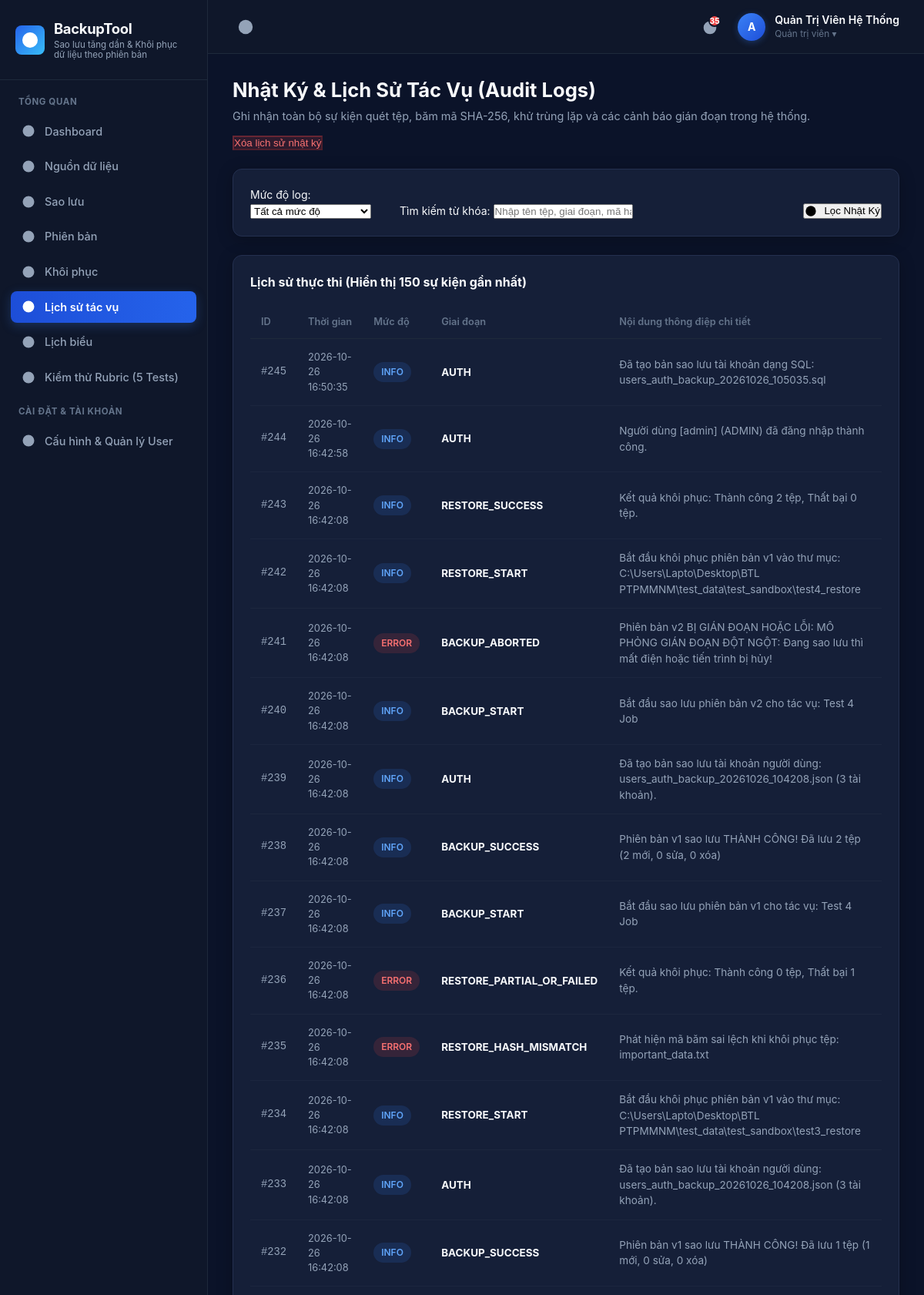
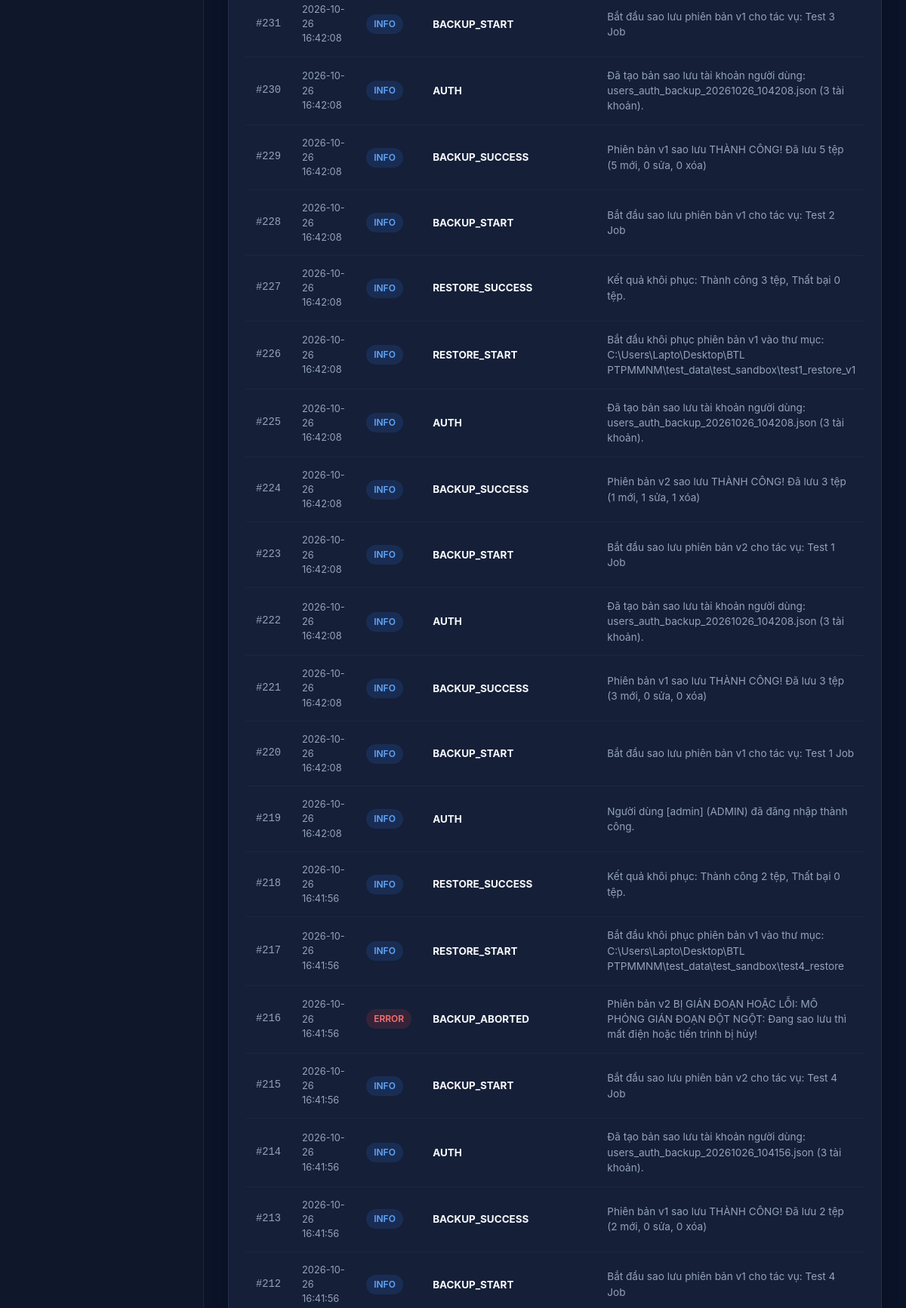
Page /logs.php (signed in, upper part) on the committed database (2 pictures, top to bottom).
### tables this page shows
CREATE TABLE IF NOT EXISTS `users` (
    `id` INT AUTO_INCREMENT PRIMARY KEY,
    `username` VARCHAR(50) NOT NULL UNIQUE,
    `email` VARCHAR(150) NOT NULL UNIQUE,
    `password_hash` VARCHAR(255) NOT NULL,
    `full_name` VARCHAR(100) NOT NULL,
    `role` ENUM('ADMIN', 'OPERATOR', 'VIEWER') DEFAULT 'OPERATOR',
    `avatar` VARCHAR(255) NULL,
    `created_at` DATETIME DEFAULT CURRENT_TIMESTAMP,
    `last_login` DATETIME NULL,
    `status` ENUM('ACTIVE', 'SUSPENDED') DEFAULT 'ACTIVE',
    INDEX `idx_users_username` (`username`),
    INDEX `idx_users_email` (`email`)
);

CREATE TABLE IF NOT EXISTS `run_logs` (
    `id` INT AUTO_INCREMENT PRIMARY KEY,
    `job_id` INT NULL,
    `version_id` INT NULL,
    `log_level` ENUM('INFO', 'WARNING', 'ERROR') DEFAULT 'INFO',
    `stage` VARCHAR(50) NOT NULL,
    `message` TEXT NOT NULL,
    `file_target` VARCHAR(500) NULL,
    `created_at` DATETIME DEFAULT CURRENT_TIMESTAMP,
    INDEX `idx_logs_version` (`version_id`),
    INDEX `idx_logs_level` (`log_level`)
);

### core/Auth.php (called while the page is built, shortened)
<?php
class Auth {
    public static function user(): ?array {
        try {
            $pdo = Database::getConnection();
            $stmt = $pdo->prepare('SELECT id, username, email, full_name, role, avatar, created_at, last_login, status FROM users WHERE id = ? AND status = "ACTIVE" LIMIT 1');
            $stmt->execute([$_SESSION['auth_user_id']]);
            $user = $stmt->fetch();
            if ($user) {
                return $user;
            }
        } catch (Exception $e) {
        }
        return null;
    }
    public static function isAdmin(): bool {
        $user = self::user();
        return $user !== null && ($user['role'] ?? '') === 'ADMIN';
    }
}

### logs.php (the view, shortened to what this page needs)
<?php
require_once __DIR__ . '/core/Icons.php';
require_once __DIR__ . '/core/Auth.php';
$pdo = Database::getConnection();
$levelFilter = $_GET['level'] ?? 'ALL';
$searchQuery = trim($_GET['q'] ?? '');
$sql = "SELECT l.*, j.name as job_name FROM `run_logs` l LEFT JOIN `backup_jobs` j ON l.job_id = j.id WHERE 1=1";
$params = [];
$sql .= " ORDER BY l.id DESC LIMIT 150";
$stmt = $pdo->prepare($sql);
$stmt->execute($params);
$logs = $stmt->fetchAll();
require_once __DIR__ . '/views/header.php';
?>
<div style="margin-bottom: 24px; display: flex; align-items: center; justify-content: space-between; flex-wrap: wrap; gap: 12px;">
    <div>
        <h1 style="font-size: 1.6rem; font-weight: 700; color: var(--text-main);">
            Nhật Ký & Lịch Sử Tác Vụ (Audit Logs)
        </h1>
        <p style="color: var(--text-muted); font-size: 0.9rem; margin-top: 4px;">
            Ghi nhận toàn bộ sự kiện quét tệp, băm mã SHA-256, khử trùng lặp và các cảnh báo gián đoạn trong hệ thống.
        </p>
    </div>
    <div style="display: flex; gap: 8px;">
        <?php if (Auth::isAdmin()): ?>
        <form action="logs.php" method="POST" onsubmit="return confirm('Bạn có chắc chắn muốn xóa toàn bộ lịch sử nhật ký?');">
            <button type="submit" class="btn btn-secondary btn-sm" style="background-color: rgba(239, 68, 68, 0.15); color: #f87171; border-color: rgba(239, 68, 68, 0.3);">
                Xóa lịch sử nhật ký
            </button>
        </form>
        <?php endif; ?>
    </div>
</div>
<div class="dashboard-card" style="margin-bottom: 24px;">
    <form action="logs.php" method="GET" style="display: flex; gap: 14px; align-items: flex-end; flex-wrap: wrap;">
        <div style="width: 180px;">
            <label class="form-label" for="level">Mức độ log:</label>
            <select class="form-control" id="level" name="level" onchange="this.form.submit();">
                <option value="ALL" <?= ($levelFilter === 'ALL') ? 'selected' : '' ?>>Tất cả mức độ</option>
            </select>
        </div>
        <div style="flex: 1; min-width: 240px;">
            <label class="form-label" for="q">Tìm kiếm từ khóa:</label>
            <input type="text" class="form-control" id="q" name="q" placeholder="Nhập tên tệp, giai đoạn, mã hash..." value="<?= htmlspecialchars($searchQuery) ?>">
        </div>
        <div>
            <button type="submit" class="btn btn-primary">
                <?= Icons::get('eye') ?>
                <span>Lọc Nhật Ký</span>
            </button>
        </div>
    </form>
</div>
<div class="dashboard-card">
    <div class="card-title-group">
        <div class="card-heading">
            Lịch sử thực thi (Hiển thị <?= count($logs) ?> sự kiện gần nhất)
        </div>
    </div>
    <div class="table-responsive">
        <table class="custom-table">
            <thead>
                <tr>
                    <th style="width: 60px;">ID</th>
                    <th style="width: 160px;">Thời gian</th>
                    <th style="width: 90px;">Mức độ</th>
                    <th style="width: 150px;">Giai đoạn</th>
                    <th>Nội dung thông điệp chi tiết</th>
                </tr>
            </thead>
            <tbody>
                <?php if (empty($logs)): ?>
                    <tr><td colspan="6" style="text-align: center; padding: 28px; color: var(--text-dim);">Không có bản ghi nhật ký nào phù hợp với bộ lọc.</td></tr>
                <?php else: ?>
                    <?php foreach ($logs as $log): ?>
                    <tr>
                        <td class="table-id">#<?= $log['id'] ?></td>
                        <td style="font-size: 0.8rem;"><?= htmlspecialchars($log['created_at']) ?></td>
                        <td>
                            <?php if ($log['log_level'] === 'INFO'): ?>
                                <span class="pill-badge" style="background: rgba(59, 130, 246, 0.15); color: #60a5fa;">INFO</span>
                            <?php elseif ($log['log_level'] === 'WARNING'): ?>
                                <span class="pill-badge warning">WARN</span>
                            <?php else: ?>
                                <span class="pill-badge danger">ERROR</span>
                            <?php endif; ?>
                        </td>
                        <td><strong style="color: var(--text-main); font-size: 0.84rem;"><?= htmlspecialchars($log['stage']) ?></strong></td>
                        <td style="font-size: 0.85rem; color: var(--text-muted);"><?= htmlspecialchars($log['message']) ?></td>
                    </tr>
                    <?php endforeach; ?>
                <?php endif; ?>
            </tbody>
        </table>
    </div>
</div>
<?php require_once __DIR__ . '/views/footer.php'; ?>

### views/header.php (shortened to what this page needs)
<?php
require_once __DIR__ . '/../core/Icons.php';
require_once __DIR__ . '/../core/Auth.php';
$currentUser = Auth::user();
$currentPage = basename($_SERVER['PHP_SELF']);
?>
<!DOCTYPE html>
<html lang="vi">
<head>
    <link rel="stylesheet" href="public/css/style.css">
</head>
<body>
<div class="app-container">
    <aside class="sidebar" id="appSidebar">
        <div class="sidebar-header">
            <div class="sidebar-logo-icon">
                <?= Icons::get('shield') ?>
            </div>
            <div class="sidebar-logo-text">
                <h2>BackupTool</h2>
                <p>Sao lưu tăng dần & Khôi phục<br>dữ liệu theo phiên bản</p>
            </div>
        </div>
        <div class="sidebar-nav">
            <div class="nav-section-label">Tổng Quan</div>
            <ul class="sidebar-menu">
                <li class="menu-item <?= ($currentPage === 'index.php') ? 'active' : '' ?>">
                    <a href="index.php">
                        <?= Icons::get('database') ?>
                        <span>Dashboard</span>
                    </a>
                </li>
                <li class="menu-item <?= ($currentPage === 'sources.php') ? 'active' : '' ?>">
                    <a href="sources.php">
                        <?= Icons::get('folder') ?>
                        <span>Nguồn dữ liệu</span>
                    </a>
                </li>
                <li class="menu-item <?= ($currentPage === 'backup.php') ? 'active' : '' ?>">
                    <a href="backup.php">
                        <?= Icons::get('play') ?>
                        <span>Sao lưu</span>
                    </a>
                </li>
                <li class="menu-item <?= ($currentPage === 'versions.php') ? 'active' : '' ?>">
                    <a href="versions.php">
                        <?= Icons::get('branch') ?>
                        <span>Phiên bản</span>
                    </a>
                </li>
                <li class="menu-item <?= ($currentPage === 'restore.php') ? 'active' : '' ?>">
                    <a href="restore.php">
                        <?= Icons::get('restore') ?>
                        <span>Khôi phục</span>
                    </a>
                </li>
                <li class="menu-item <?= ($currentPage === 'logs.php') ? 'active' : '' ?>">
                    <a href="logs.php">
                        <?= Icons::get('logs') ?>
                        <span>Lịch sử tác vụ</span>
                    </a>
                </li>
                <li class="menu-item <?= ($currentPage === 'schedules.php') ? 'active' : '' ?>">
                    <a href="schedules.php">
                        <?= Icons::get('refresh') ?>
                        <span>Lịch biểu</span>
                    </a>
                </li>
                <li class="menu-item <?= ($currentPage === 'test_suite.php') ? 'active' : '' ?>">
                    <a href="test_suite.php">
                        <?= Icons::get('test') ?>
                        <span>Kiểm thử Rubric (5 Tests)</span>
                    </a>
                </li>
            </ul>
            <div class="nav-section-label">Cài Đặt & Tài Khoản</div>
            <ul class="sidebar-menu">
                <li class="menu-item <?= ($currentPage === 'settings.php') ? 'active' : '' ?>">
                    <a href="settings.php">
                        <?= Icons::get('bolt') ?>
                        <span>Cấu hình & Quản lý User</span>
                    </a>
                </li>
            </ul>
        </div>
    </aside>
    <div class="main-content">
        <header class="topbar">
            <div class="topbar-left">
                <button class="menu-toggle-btn" id="menuToggle" title="Thu gọn / Mở rộng Menu">
                    <?= Icons::get('list') ?>
                </button>
            </div>
<?php
$warningCount = 0;
try {
    $pdoHeader = Database::getConnection();
    $warningCount = (int)$pdoHeader->query("SELECT COUNT(*) FROM `run_logs` WHERE `log_level` IN ('WARNING', 'ERROR')")->fetchColumn();
} catch (Exception $e) {}
?>
            <div class="topbar-right">
                <a href="logs.php" class="notification-btn" title="Nhật ký & Cảnh báo (<?= $warningCount ?> sự kiện)">
                    <?= Icons::get('alert') ?>
                    <?php if ($warningCount > 0): ?>
                        <span class="notification-badge"><?= min($warningCount, 99) ?></span>
                    <?php endif; ?>
                </a>
                <div class="user-dropdown-container" style="position: relative;">
                    <div class="user-profile" id="userMenuToggleBtn" style="cursor: pointer; user-select: none;">
                        <div class="user-avatar" style="background: <?= (($currentUser['role'] ?? '') === 'ADMIN') ? 'linear-gradient(135deg, #3b82f6, #1d4ed8)' : 'linear-gradient(135deg, #10b981, #059669)' ?>;">
                            <?= htmlspecialchars(strtoupper(substr($currentUser['username'] ?? 'U', 0, 1))) ?>
                        </div>
                        <div class="user-details">
                            <span class="user-name"><?= htmlspecialchars($currentUser['full_name'] ?? $currentUser['username'] ?? 'User') ?></span>
                            <span class="user-role"><?= (($currentUser['role'] ?? '') === 'ADMIN') ? 'Quản trị viên ▾' : 'Nhân viên vận hành ▾' ?></span>
                        </div>
                    </div>
                </div>
            </div>
        </header>
        <div class="page-body">

### rows in the picture
users: username "A", full_name "Quản Trị Viên Hệ Thống"
run_logs: id "245", created_at "2026-10-26 16:50:35", log_level "INFO", stage "AUTH", message "Đã tạo bản sao lưu tài khoản dạng SQL: users_auth_backup_20261026_105035.sql"
run_logs: id "244", created_at "2026-10-26 16:42:58", log_level "INFO", stage "AUTH", message "Người dùng [admin] (ADMIN) đã đăng nhập thành công."
run_logs: id "243", created_at "2026-10-26 16:42:08", log_level "INFO", stage "RESTORE_SUCCESS", message "Kết quả khôi phục: Thành công 2 tệp, Thất bại 0 tệp."
run_logs: id "242", created_at "2026-10-26 16:42:08", log_level "INFO", stage "RESTORE_START", message "Bắt đầu khôi phục phiên bản v1 vào thư mục: C:\\Users\\Lapto\\Desktop\\BTL PTPMMNM\\test_data\\test_sandbox\\test4_restore"
run_logs: id "241", created_at "2026-10-26 16:42:08", log_level "ERROR", stage "BACKUP_ABORTED", message "Phiên bản v2 BỊ GIÁN ĐOẠN HOẶC LỖI: MÔ PHỎNG GIÁN ĐOẠN ĐỘT NGỘT: Đang sao lưu thì mất điện hoặc tiến trình bị hủy!"
run_logs: id "240", created_at "2026-10-26 16:42:08", log_level "INFO", stage "BACKUP_START", message "Bắt đầu sao lưu phiên bản v2 cho tác vụ: Test 4 Job"
run_logs: id "239", created_at "2026-10-26 16:42:08", log_level "INFO", stage "AUTH", message "Đã tạo bản sao lưu tài khoản người dùng: users_auth_backup_20261026_104208.json (3 tài khoản)."
run_logs: id "238", created_at "2026-10-26 16:42:08", log_level "INFO", stage "BACKUP_SUCCESS", message "Phiên bản v1 sao lưu THÀNH CÔNG! Đã lưu 2 tệp (2 mới, 0 sửa, 0 xóa)"
run_logs: id "237", created_at "2026-10-26 16:42:08", log_level "INFO", stage "BACKUP_START", message "Bắt đầu sao lưu phiên bản v1 cho tác vụ: Test 4 Job"
run_logs: id "236", created_at "2026-10-26 16:42:08", log_level "ERROR", stage "RESTORE_PARTIAL_OR_FAILED", message "Kết quả khôi phục: Thành công 0 tệp, Thất bại 1 tệp."
run_logs: id "235", created_at "2026-10-26 16:42:08", log_level "ERROR", stage "RESTORE_HASH_MISMATCH", message "Phát hiện mã băm sai lệch khi khôi phục tệp: important_data.txt"
run_logs: id "234", created_at "2026-10-26 16:42:08", log_level "INFO", stage "RESTORE_START", message "Bắt đầu khôi phục phiên bản v1 vào thư mục: C:\\Users\\Lapto\\Desktop\\BTL PTPMMNM\\test_data\\test_sandbox\\test3_restore"
run_logs: id "233", created_at "2026-10-26 16:42:08", log_level "INFO", stage "AUTH", message "Đã tạo bản sao lưu tài khoản người dùng: users_auth_backup_20261026_104208.json (3 tài khoản)."
run_logs: id "232", created_at "2026-10-26 16:42:08", log_level "INFO", stage "BACKUP_SUCCESS", message "Phiên bản v1 sao lưu THÀNH CÔNG! Đã lưu 1 tệp (1 mới, 0 sửa, 0 xóa)"
run_logs: id "231", created_at "2026-10-26 16:42:08", log_level "INFO", stage "BACKUP_START", message "Bắt đầu sao lưu phiên bản v1 cho tác vụ: Test 3 Job"
run_logs: id "230", created_at "2026-10-26 16:42:08", log_level "INFO", stage "AUTH", message "Đã tạo bản sao lưu tài khoản người dùng: users_auth_backup_20261026_104208.json (3 tài khoản)."
run_logs: id "229", created_at "2026-10-26 16:42:08", log_level "INFO", stage "BACKUP_SUCCESS", message "Phiên bản v1 sao lưu THÀNH CÔNG! Đã lưu 5 tệp (5 mới, 0 sửa, 0 xóa)"
run_logs: id "228", created_at "2026-10-26 16:42:08", log_level "INFO", stage "BACKUP_START", message "Bắt đầu sao lưu phiên bản v1 cho tác vụ: Test 2 Job"
run_logs: id "227", created_at "2026-10-26 16:42:08", log_level "INFO", stage "RESTORE_SUCCESS", message "Kết quả khôi phục: Thành công 3 tệp, Thất bại 0 tệp."
run_logs: id "226", created_at "2026-10-26 16:42:08", log_level "INFO", stage "RESTORE_START", message "Bắt đầu khôi phục phiên bản v1 vào thư mục: C:\\Users\\Lapto\\Desktop\\BTL PTPMMNM\\test_data\\test_sandbox\\test1_restore_v1"
run_logs: id "225", created_at "2026-10-26 16:42:08", log_level "INFO", stage "AUTH", message "Đã tạo bản sao lưu tài khoản người dùng: users_auth_backup_20261026_104208.json (3 tài khoản)."
run_logs: id "224", created_at "2026-10-26 16:42:08", log_level "INFO", stage "BACKUP_SUCCESS", message "Phiên bản v2 sao lưu THÀNH CÔNG! Đã lưu 3 tệp (1 mới, 1 sửa, 1 xóa)"
run_logs: id "223", created_at "2026-10-26 16:42:08", log_level "INFO", stage "BACKUP_START", message "Bắt đầu sao lưu phiên bản v2 cho tác vụ: Test 1 Job"
run_logs: id "222", created_at "2026-10-26 16:42:08", log_level "INFO", stage "AUTH", message "Đã tạo bản sao lưu tài khoản người dùng: users_auth_backup_20261026_104208.json (3 tài khoản)."
run_logs: id "221", created_at "2026-10-26 16:42:08", log_level "INFO", stage "BACKUP_SUCCESS", message "Phiên bản v1 sao lưu THÀNH CÔNG! Đã lưu 3 tệp (3 mới, 0 sửa, 0 xóa)"
run_logs: id "220", created_at "2026-10-26 16:42:08", log_level "INFO", stage "BACKUP_START", message "Bắt đầu sao lưu phiên bản v1 cho tác vụ: Test 1 Job"
run_logs: id "219", created_at "2026-10-26 16:42:08", log_level "INFO", stage "AUTH", message "Người dùng [admin] (ADMIN) đã đăng nhập thành công."
run_logs: id "218", created_at "2026-10-26 16:41:56", log_level "INFO", stage "RESTORE_SUCCESS", message "Kết quả khôi phục: Thành công 2 tệp, Thất bại 0 tệp."
run_logs: id "217", created_at "2026-10-26 16:41:56", log_level "INFO", stage "RESTORE_START", message "Bắt đầu khôi phục phiên bản v1 vào thư mục: C:\\Users\\Lapto\\Desktop\\BTL PTPMMNM\\test_data\\test_sandbox\\test4_restore"
run_logs: id "216", created_at "2026-10-26 16:41:56", log_level "ERROR", stage "BACKUP_ABORTED", message "Phiên bản v2 BỊ GIÁN ĐOẠN HOẶC LỖI: MÔ PHỎNG GIÁN ĐOẠN ĐỘT NGỘT: Đang sao lưu thì mất điện hoặc tiến trình bị hủy!"
run_logs: id "215", created_at "2026-10-26 16:41:56", log_level "INFO", stage "BACKUP_START", message "Bắt đầu sao lưu phiên bản v2 cho tác vụ: Test 4 Job"
run_logs: id "214", created_at "2026-10-26 16:41:56", log_level "INFO", stage "AUTH", message "Đã tạo bản sao lưu tài khoản người dùng: users_auth_backup_20261026_104156.json (3 tài khoản)."
run_logs: id "213", created_at "2026-10-26 16:41:56", log_level "INFO", stage "BACKUP_SUCCESS", message "Phiên bản v1 sao lưu THÀNH CÔNG! Đã lưu 2 tệp (2 mới, 0 sửa, 0 xóa)"
run_logs: id "212", created_at "2026-10-26 16:41:56", log_level "INFO", stage "BACKUP_START", message "Bắt đầu sao lưu phiên bản v1 cho tác vụ: Test 4 Job"

### other values in the picture
min($warningCount, 99) "35"
count($logs) "150"
